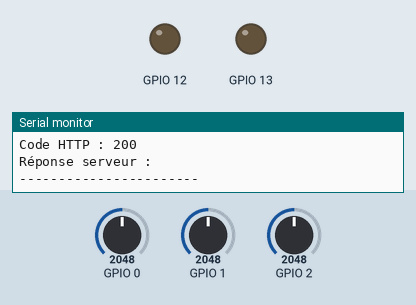
Simulated run of this sketch. Board: ESP32. Shown: output pins drawn as LEDs (lit = HIGH), the last lines printed to the serial monitor. Inputs (shaded band) come from the test bench; at power-on: GPIO 2 = 2048, GPIO 0 = 2048, GPIO 1 = 2048. WiFi joins after 1.5 s; servers stay silent unless stated; uploads are accepted with an empty reply.

Above: at 2.7 s.
2.8 s: GPIO 2 set to 1018
8.2 s: GPIO 2 set to 914
At 13.5 s:
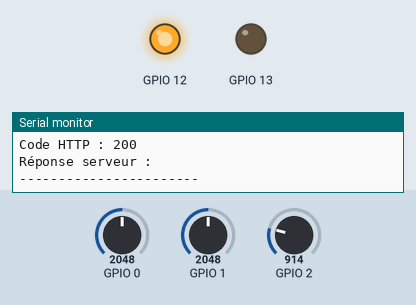
13.8 s: GPIO 0 set to 470
18.8 s: GPIO 0 set to 396
At 23.6 s:
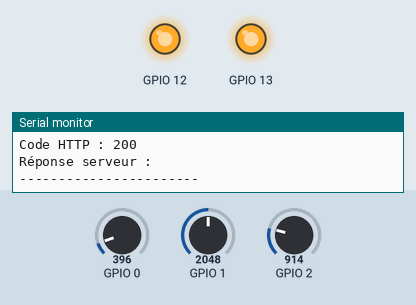
24.5 s: GPIO 2 set to 1015
At 29.3 s:
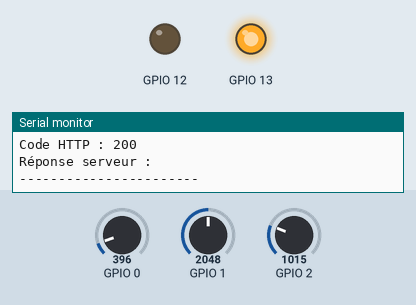
29.9 s: GPIO 2 set to 935
At 34.2 s:
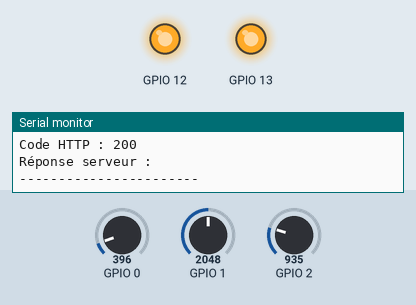
Timing chart, 0 to 35.7 s (numbered marks = the images above; inputs shaded):
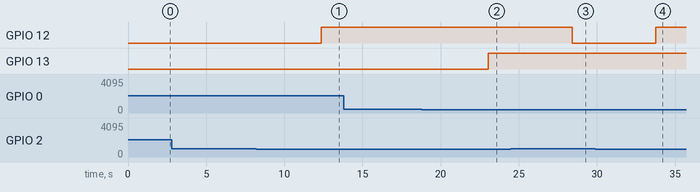

Measured:
- the behaviour switches between 975 and 974 on GPIO 2 (found by bisection; images 0 and 1)
- the behaviour switches between 439 and 438 on GPIO 0 (found by bisection; images 1 and 2)
- after the input at 8.2 s, GPIO 12: LOW → HIGH after 4.2 s
- after the input at 18.8 s, GPIO 13: LOW → HIGH after 4.2 s
- after the input at 24.5 s, GPIO 12: HIGH → LOW after 3.9 s
- after the input at 29.9 s, GPIO 12: LOW → HIGH after 3.9 s

The sketch:

moyenne_led_wifi_xml.ino
```cpp
#include <WiFi.h>
#include <ArduinoHttpClient.h>
#include "config.h"

// Classe pour un capteur de lumière analogique
class CapteurLumiereAnalogique {
  private:
    int pin;

  public:
    CapteurLumiereAnalogique(int broche) {
      pin = broche;
    }

    int lireValeur() {
      return analogRead(pin);
    }
};

// Classe pour une zone avec plusieurs capteurs et une LED
class Zone {
  private:
    CapteurLumiereAnalogique* capteurs;
    int nombreCapteurs;
    int pinLED;
    const int SEUIL = 975;

  public:
    Zone(CapteurLumiereAnalogique* listeCapteurs, int nbCapteurs, int brocheLED) {
      capteurs = listeCapteurs;
      nombreCapteurs = nbCapteurs;
      pinLED = brocheLED;
      pinMode(pinLED, OUTPUT);
      digitalWrite(pinLED, LOW);
    }

    float calculerMoyenne() {
      int somme = 0;
      for (int i = 0; i < nombreCapteurs; i++) {
        somme += capteurs[i].lireValeur();
      }
      return somme / (float)nombreCapteurs;
    }

    void verifierSeuilEtControleLED(String nomZone) {
      float moyenne = calculerMoyenne();
      Serial.print("Moyenne ");
      Serial.print(nomZone);
      Serial.print(" : ");
      Serial.println(moyenne);

      if (moyenne < SEUIL) {
        digitalWrite(pinLED, HIGH);
        Serial.print("LED ");
        Serial.print(nomZone);
        Serial.println(" ALLUMÉE !");
      } else {
        digitalWrite(pinLED, LOW);
        Serial.print("LED ");
        Serial.print(nomZone);
        Serial.println(" ÉTEINTE !");
      }
    }
};

// Classe pour la gestion des zones
class GestionZones {
  private:
    Zone* zones;
    int nombreZones;

  public:
    GestionZones(Zone* listeZones, int nbZones) {
      zones = listeZones;
      nombreZones = nbZones;
    }

    void verifierToutesLesZones() {
      for (int i = 0; i < nombreZones; i++) {
        Serial.print("Zone ");
        Serial.print(i + 1);
        Serial.println(" :");
        zones[i].verifierSeuilEtControleLED("Zone " + String(i + 1));
      }
    }
};

// Gestion du WiFi
class WiFiManager {
  public:
    WiFiManager() {}

    void connecterWiFi() {
      Serial.println("Connexion au WiFi en cours...");
      WiFi.begin(ssid, password);

      int essais = 0;
      while (WiFi.status() != WL_CONNECTED && essais < 20) {
        delay(500);
        Serial.print(".");
        essais++;
      }

      if (WiFi.status() == WL_CONNECTED) {
        Serial.println("\nConnecté au WiFi!");
        Serial.print("Adresse IP de l'arduino : ");
        Serial.println(WiFi.localIP());
      } else {
        Serial.println("\nErreur de connexion au WiFi.");
      }
    }

    bool estConnecte() {
      return WiFi.status() == WL_CONNECTED;
    }
};

// Classe pour envoyer les données au serveur
class DataSender {
  private:
    WiFiClient wifiClient;
    HttpClient httpClient;

  public:
    DataSender() : httpClient(wifiClient, serverIP, 80) {}

    void envoyerDonnees(const String& xmlData) {
      if (WiFi.status() == WL_CONNECTED) {
        httpClient.beginRequest();
        httpClient.post(apiEndpoint);
        httpClient.sendHeader("Content-Type", "application/xml");
        httpClient.sendHeader("Content-Length", String(xmlData.length()));
        httpClient.beginBody();
        httpClient.print(xmlData);
        delay(100);
        httpClient.endRequest();

        int httpCode = httpClient.responseStatusCode();
        Serial.print("Code HTTP : ");
        Serial.println(httpCode);

        if (httpCode > 0) {
          String payload = httpClient.responseBody();
          Serial.print("Réponse serveur : ");
          Serial.println(payload);
        } else {
          Serial.print("Erreur lors de l'envoi: ");
          Serial.println(httpClient.responseStatusCode());
        }
      } else {
        Serial.println("WiFi non connecté, impossible d'envoyer les données.");
      }
    }
};

// Instances des capteurs
CapteurLumiereAnalogique capteur1(0); // Broche analogique sur laquellele capteur est branché
CapteurLumiereAnalogique capteur2(1);
CapteurLumiereAnalogique capteur3(2);
//CapteurLumiereAnalogique capteur4(4);
//CapteurLumiereAnalogique capteur5(5);

// Création des zones
CapteurLumiereAnalogique capteursZone1[] = {capteur1, capteur2}; // création d'un tableau contenant tous les capteurs d'une zone
Zone zone1(capteursZone1, 3, 13); // création de zone1 (zone à laquelle le capteur appartient, nbr de capteurs dans la zone, broche sur laquelle la led est branchée)

CapteurLumiereAnalogique capteursZone2[] = {capteur3}; // création d'un tableau contenant tous les capteurs d'une zone
Zone zone2(capteursZone2, 1, 12);

//CapteurLumiereAnalogique capteursZone2[] = {capteur4, capteur5};
//Zone zone2(capteursZone2, 2, 12);

//Zone listeZones[] = {zone1, zone2}; // création d'un tableau contenant toutes les zones
//GestionZones gestionZones(listeZones, 2); // tableau de la liste des zones, nbr de zones

Zone listeZones[] = {zone1, zone2}; // création d'un tableau contenant toutes les zones
GestionZones gestionZones(listeZones, 2); // tableau de la liste des zones, nbr de zones

WiFiManager wifi;
DataSender dataSender;

void envoyerMesures() {
  String xmlData = "<mesures>";

  // Envoi des mesures avec la zone à laquelle appartient chaque capteur
  xmlData += "<capteur id_capteur='1' zone='1'>" + String(capteur1.lireValeur()) + "</capteur>";
  xmlData += "<capteur id_capteur='2' zone='1'>" + String(capteur2.lireValeur()) + "</capteur>";
  xmlData += "<capteur id_capteur='3' zone='2'>" + String(capteur3.lireValeur()) + "</capteur>";
//  xmlData += "<capteur id='4' zone='2'>" + String(capteur4.lireValeur()) + "</capteur>";
//  xmlData += "<capteur id='5' zone='2'>" + String(capteur5.lireValeur()) + "</capteur>";

  xmlData += "</mesures>";

  dataSender.envoyerDonnees(xmlData);  // Envoi des données XML au serveur
}

void setup() {
  Serial.begin(9600);
  wifi.connecterWiFi();
  Serial.println("Gestion des zones et contrôle des LEDs");
}

void loop() {
  gestionZones.verifierToutesLesZones();
  envoyerMesures();
  Serial.println("-----------------------");
  delay(5000);
  if (!wifi.estConnecte()) {
    Serial.println("WiFi déconnecté ! Tentative de reconnexion...");
    wifi.connecterWiFi();
    delay(5000);
  }
}
```

config.h
```cpp
// config.h
#ifndef CONFIG_H
#define CONFIG_H

// Configuration réseau
const char* ssid = "A56 de Antoine";
const char* password = "Akdiou2004";

// Configuration serveur
const char* serverIP = "192.168.221.67"; // Adresse IP du serveur WAMP
const int serverPort = 80;
const char* apiEndpoint = "/testprojet/receiveData.php"; // Endpoint pour recevoir les données

// Informations base de données
const char* dbUser = "root";
const char* dbPassword = "";
const char* dbName = "capteurs_db";

#endif
```
